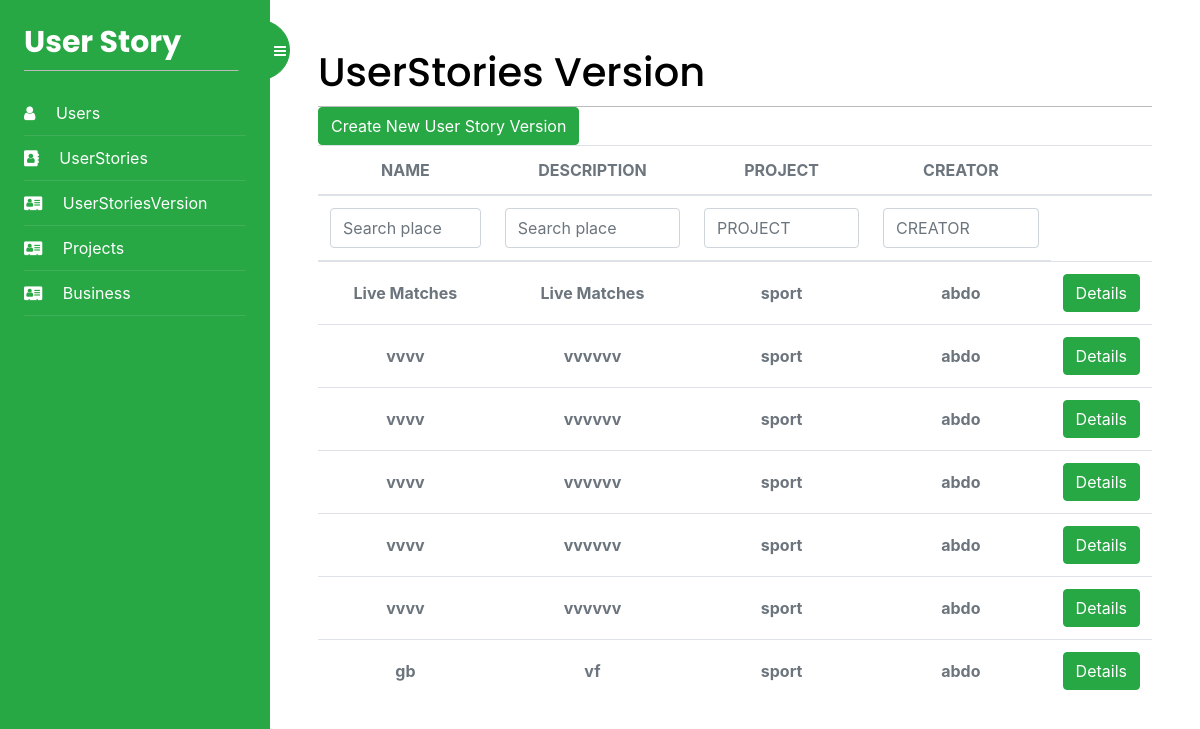
Before: /UserStoryVersion/list/ (signed in) with the older database file.
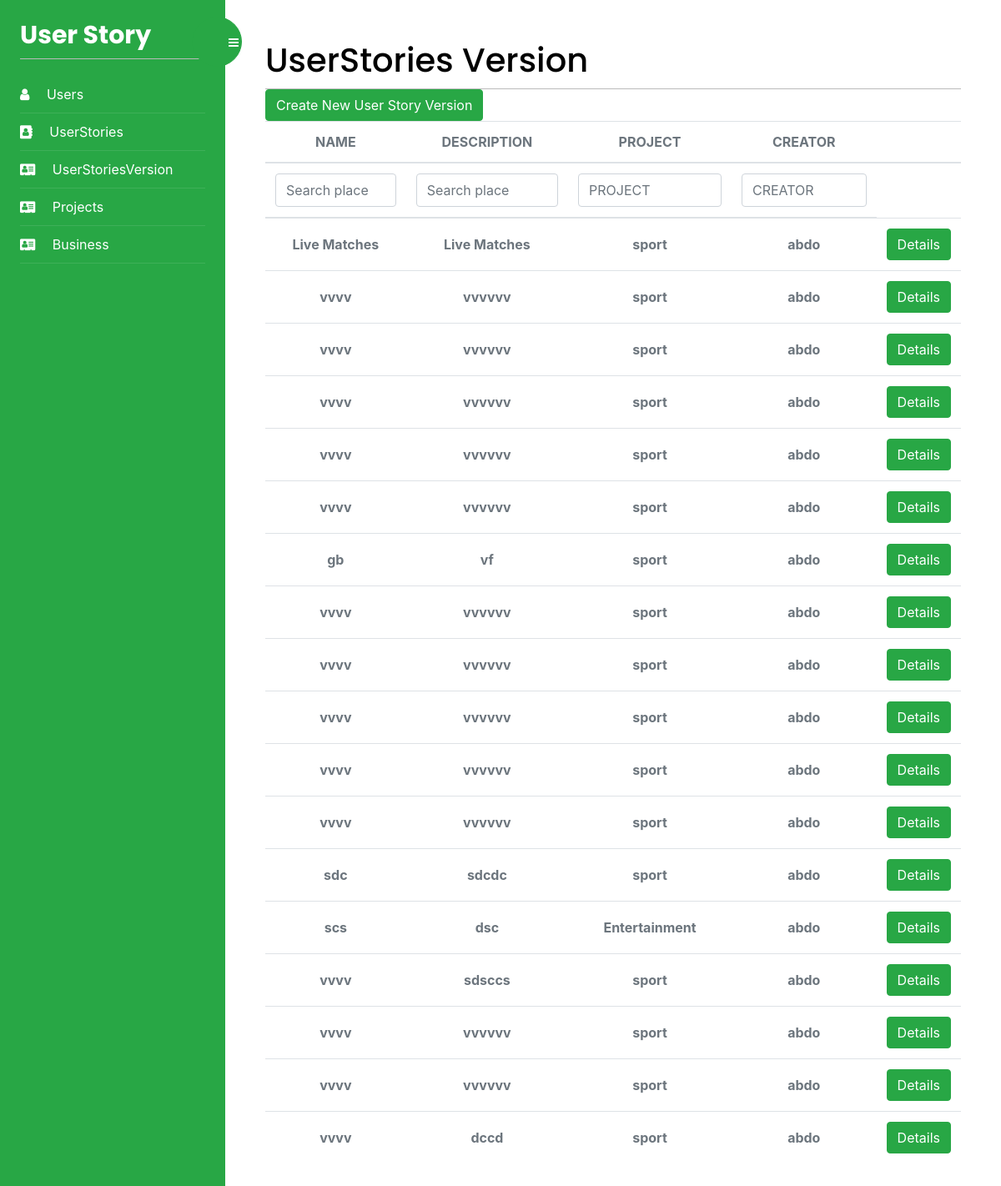
After: the same page with the newer database file.
### UserStoryApp/models.py (models this page shows, shortened)
class UserStoryVersion(models.Model):
    id = models.AutoField(primary_key=True)
    name = models.TextField(blank=True)
    description = models.TextField(blank=True)
    Project = models.ForeignKey(Project, on_delete=models.CASCADE)
    User = models.ForeignKey(
        User, on_delete=models.CASCADE, blank=True, null=True)
    class Meta:
        db_table = "UserStoryVersion"

class Project(models.Model):
    id = models.AutoField(primary_key=True)
    name = models.TextField(blank=True)
    Business = models.ForeignKey(Business, on_delete=models.CASCADE)
    User = models.ForeignKey(
        User, on_delete=models.CASCADE, blank=True, null=True)
    project = ""
    class Meta:
        db_table = "Project"

class User (AbstractUser):
    Role = models.IntegerField(blank=True, null=True, default=2)
    project = []
    business = []

### UserStoryVersions/views.py (the view)
# urls.py: path('list/', views.userStoryVersions_list, name='userStoryVersions'),
@login_required
def userStoryVersions_list(request):
    PROJECT = ""
    CREATOR = ""
    userStoriesVersions = UserStoryVersion.objects.all()
    my_filter = userStoryVersionsFilter(
        request.GET, queryset=userStoriesVersions)
    userStoriesVersions = my_filter.qs
    if request.GET.get("PROJECT"):
        userStoriesVersions = userStoriesVersions.filter(
            Project__name__contains=request.GET.get("PROJECT"))
        PROJECT = request.GET.get("PROJECT")
    if request.GET.get("CREATOR"):
        userStoriesVersions = userStoriesVersions.filter(
            User__username__contains=request.GET.get("CREATOR"))
        CREATOR = request.GET.get("CREATOR")
    return render(request, 'userStoryVersions/userStoryVersions.html', {'users': userStoriesVersions, 'filter': my_filter, 'form': {'PROJECT': PROJECT, 'CREATOR': CREATOR}})

### UserStoryVersions/templates/userStoryVersions/userStoryVersions.html (shortened to what this page needs)
{% extends "base.html" %}
{% block content %}
<div>
    <h1 class="m-auto">UserStories Version</h1>
</div>
<a href="{% url 'addUserStoryVersion' %}" class="btn btn-success" aria-hidden="true">
    Create New User Story Version
</a>
<div class="table-responsive p-0">
    <table class="table align-items-center mb-0">
        <thead>
            <tr>
                <th class="text-center text-uppercase text-secondary text-xxs font-weight-bolder opacity-7">name</th>
                <th class="text-center text-uppercase text-secondary text-xxs font-weight-bolder opacity-7">description
                </th>
                <th class="text-center text-uppercase text-secondary text-xxs font-weight-bolder opacity-7">Project</th>
                <th class="text-center text-uppercase text-secondary text-xxs font-weight-bolder opacity-7">Creator</th>
                <th class="text-secondary opacity-7"></th>
            </tr>
        </thead>
        <thead>
            <tr>
                <form id="form" method="get">
                    <th class="text-center text-uppercase text-secondary text-xxs font-weight-bolder opacity-7">
                        {{filter.form.name}}</th>
                    <th class="text-center text-uppercase text-secondary text-xxs font-weight-bolder opacity-7">
                        {{filter.form.description}}</th>
                    <th class="text-center text-uppercase text-secondary text-xxs font-weight-bolder opacity-7">
                        <input type="text" name="PROJECT" class="form-control" value="{{form.PROJECT}}" id="exampleInputEmail1" aria-describedby="emailHelp"
                            placeholder="PROJECT">
                    </th>
                    <th class="text-center text-uppercase text-secondary text-xxs font-weight-bolder opacity-7"><input type="text"
                            name="CREATOR" class="form-control" value="{{form.CREATOR}}" id="exampleInputEmail1"
                            aria-describedby="emailHelp" placeholder="CREATOR"></th>
                </form>
            </tr>
        </thead>
        <tbody>
            {% for user in users %}
                <tr>
                <td class="align-middle text-center">
                    <span class="text-secondary text-xs font-weight-bold">{{user.name}}</span>
                </td>
                <td class="align-middle text-center">
                    <span class="text-secondary text-xs font-weight-bold">{{user.description}}</span>
                </td>
                <td class="align-middle text-center">
                    <span class="text-secondary text-xs font-weight-bold">{{user.Project.name}}</span>
                </td>
                <td class="align-middle text-center">
                    <span class="text-secondary text-xs font-weight-bold">{{user.User.username}}</span>
                </td>
                <td class="align-middle text-center">
                    <a href="{% url 'userStoryVersionDetails' user.id %}" class="btn btn-success" aria-hidden="true">
                        Details
                    </a>
                </td>
            </tr>
            {% endfor %}
        </tbody>
    </table>
</div>
{% endblock %}

### Users/templates/base.html (shortened to what this page needs)
{% load static %}
<!DOCTYPE html>
<html>
<head>
    <link href="{% static "css/base.css" %}" rel="stylesheet">
    <link rel="stylesheet" href="https://stackpath.bootstrapcdn.com/font-awesome/4.7.0/css/font-awesome.min.css">
    <link href="//netdna.bootstrapcdn.com/font-awesome/4.7.0/css/font-awesome.css" rel="stylesheet">
    <link rel="stylesheet" href="{% static "css/style.css" %}">
    <link rel="stylesheet" href="{% static "css/autocomplete.css" %}">
    <link rel="stylesheet" href="https://cdn.jsdelivr.net/npm/bootstrap@4.3.1/dist/css/bootstrap.min.css"
>
    <link href="https://cdn.rawgit.com/davidstutz/bootstrap-multiselect/master/dist/css/bootstrap-multiselect.css"
        rel="stylesheet" type="text/css" />
</head>
<body>
    <div class="wrapper d-flex align-items-stretch">
        <nav id="sidebar" class="bg-success">
            <div class="custom-menu">
                <button type="button" id="sidebarCollapse" class="btn btn-success bg-success">
                    <i class="fa fa-bars"></i>
                </button>
            </div>
            <div class="p-4">
                <h1><a href="index.html" class="logo">User Story</a></h1>
                <ul class="list-unstyled components mb-5">
                    <li class="active">
                        <a href="{% url 'users' %}"><span class="text-white fa fa-user mr-3"></span> Users</a>
                    </li>
                    <li class="active">
                        <a href="{% url 'userStories' %}" id="userStory-link"><span class="text-white fa fa-address-book mr-3"></span> UserStories</a>
                    </li>
                    <li class="active">
                        <a href="{% url 'userStoryVersions' %}"><span class="text-white fa fa-address-card mr-3"></span> UserStoriesVersion</a>
                    </li>
                    <li class="active">
                        <a href="{% url 'Projects' %}"><span class="text-white fa fa-address-card mr-3"></span>
                            Projects</a>
                    </li>
                    <li class="active">
                        <a href="{% url 'Business' %}"><span class="text-white fa fa-address-card mr-3"></span>
                            Business</a>
                    </li>
                </ul>
            </div>
        </nav>
        <div id="content" class="p-4 p-md-5 pt-5">
            {% block content %}
            {% endblock %}
        </div>
    </div>
</body>
</html>

### account/static/css/base.css (style rules this page uses)
body { margin:0; padding:0; font-family:helvetica, sans-serif; }
a { color:#12c064; text-decoration:none; }
h1, h2, h3, h4, h5 , h6 { font-family: 'Muli', sans-serif; font-weight:normal; }
h1 { border-bottom:1px solid #bbb; padding:0 0 10px 0; margin:10px 0 20px 0; }
#content { padding:30px 100px; }
form { overflow:auto; }
input, textarea { clear:both; float:left; margin:0 0 10px; background:#efefef; border:0; padding:6px 10px; font-size:14px; }

Changed rows visible on the page:
added UserStoryVersion: name "vvvv", description "vvvvvv", Project.name "sport", User.username "abdo"
added UserStoryVersion: name "vvvv", description "vvvvvv", Project.name "sport", User.username "abdo"
added UserStoryVersion: name "vvvv", description "vvvvvv", Project.name "sport", User.username "abdo"
added UserStoryVersion: name "vvvv", description "vvvvvv", Project.name "sport", User.username "abdo"
added UserStoryVersion: name "vvvv", description "vvvvvv", Project.name "sport", User.username "abdo"
added UserStoryVersion: name "sdc", description "sdcdc", Project.name "sport", User.username "abdo"
added UserStoryVersion: name "scs", description "dsc", Project.name "Entertainment", User.username "abdo"
added UserStoryVersion: name "vvvv", description "sdsccs", Project.name "sport", User.username "abdo"
added UserStoryVersion: name "vvvv", description "vvvvvv", Project.name "sport", User.username "abdo"
added UserStoryVersion: name "vvvv", description "vvvvvv", Project.name "sport", User.username "abdo"
added UserStoryVersion: name "vvvv", description "dccd", Project.name "sport", User.username "abdo"
